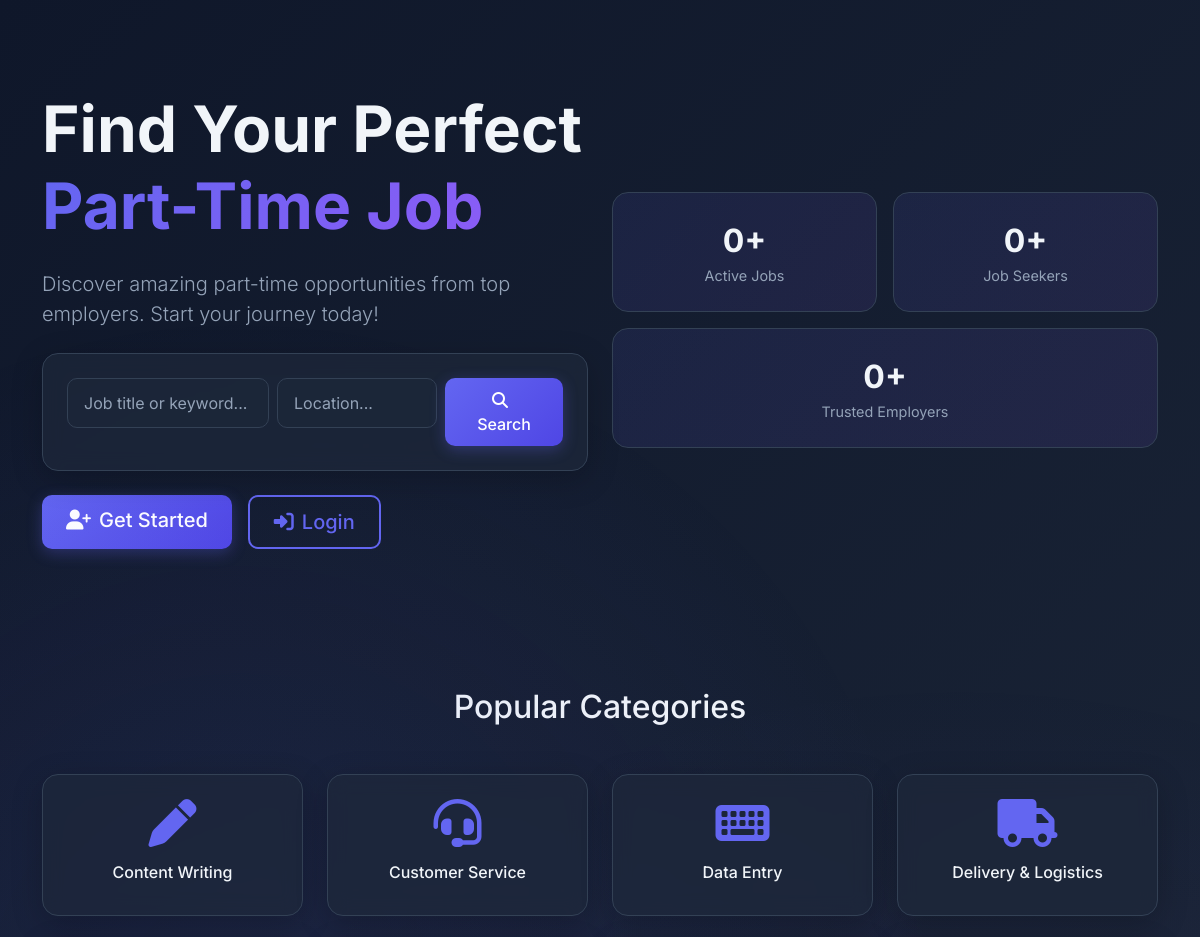
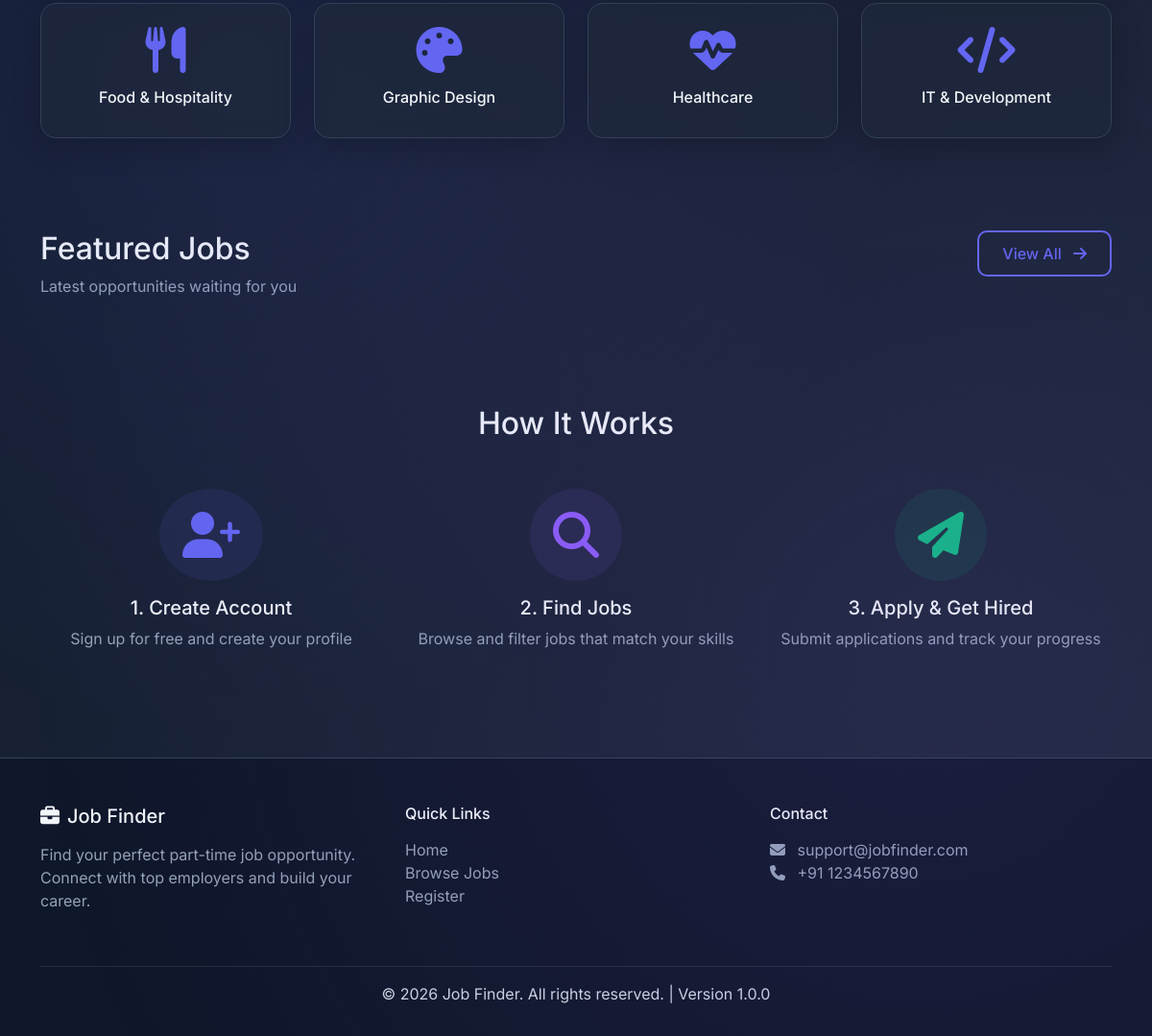
The page / on the database its author committed (2 pictures, top to bottom).
### tables this page shows
CREATE TABLE job_categories (
    id INT PRIMARY KEY AUTO_INCREMENT,
    name VARCHAR(100) NOT NULL UNIQUE,
    icon VARCHAR(50),
    created_at TIMESTAMP DEFAULT CURRENT_TIMESTAMP
);

### includes/functions.php (called while the page is built, shortened)
<?php
function is_authenticated() {
    return isset($_SESSION['user_id']) && !empty($_SESSION['user_id']);
}
function get_job_categories() {
    $sql = "SELECT * FROM job_categories ORDER BY name ASC";
    return db_fetch_all($sql);
}

### config/database.php (called while the page is built, shortened)
<?php
try {
    $dsn = "mysql:host=" . DB_HOST . ";dbname=" . DB_NAME . ";charset=utf8mb4";
    $options = [
        PDO::ATTR_ERRMODE            => PDO::ERRMODE_EXCEPTION,
        PDO::ATTR_DEFAULT_FETCH_MODE => PDO::FETCH_ASSOC,
        PDO::ATTR_EMULATE_PREPARES   => false,
        PDO::ATTR_PERSISTENT         => true
    ];
    $pdo = new PDO($dsn, DB_USER, DB_PASS, $options);
} catch (PDOException $e) {
    error_log("Database Connection Error: " . $e->getMessage());
    die("Database connection failed. Please try again later.");
}
function db_query($sql, $params = []) {
    global $pdo;
    try {
        $stmt = $pdo->prepare($sql);
        $stmt->execute($params);
        return $stmt;
    } catch (PDOException $e) {
        error_log("Query Error: " . $e->getMessage());
        throw $e;
    }
}
function db_fetch($sql, $params = []) {
    $stmt = db_query($sql, $params);
    return $stmt->fetch();
}
function db_fetch_all($sql, $params = []) {
    $stmt = db_query($sql, $params);
    return $stmt->fetchAll();
}

### index.php (the view, shortened to what this page needs)
<?php
$categories = get_job_categories();
$total_jobs = db_fetch("SELECT COUNT(*) as count FROM jobs WHERE status = 'active'")['count'];
$total_users = db_fetch("SELECT COUNT(*) as count FROM users WHERE role = 'user'")['count'];
$total_agents = db_fetch("SELECT COUNT(*) as count FROM users WHERE role = 'agent'")['count'];
?>
<!DOCTYPE html>
<html lang="en">
<head>
    <link href="https://cdn.jsdelivr.net/npm/bootstrap@5.3.0/dist/css/bootstrap.min.css" rel="stylesheet">
    <link rel="stylesheet" href="https://cdnjs.cloudflare.com/ajax/libs/font-awesome/6.4.0/css/all.min.css">
    <link rel="stylesheet" href="<?php echo APP_URL; ?>/assets/css/style.css">
</head>
<body>
    <section class="hero-section py-5" style="min-height: 80vh; display: flex; align-items: center;">
        <div class="container">
            <div class="row align-items-center">
                <div class="col-lg-6 mb-5 mb-lg-0">
                    <h1 class="display-3 fw-bold mb-4">
                        Find Your Perfect <br>
                        <span style="background: linear-gradient(135deg, var(--primary-color), var(--secondary-color)); -webkit-background-clip: text; -webkit-text-fill-color: transparent;">
                            Part-Time Job
                        </span>
                    </h1>
                    <p class="lead text-muted mb-4">
                        Discover amazing part-time opportunities from top employers. Start your journey today!
                    </p>
                    <div class="card mb-4">
                        <div class="card-body">
                            <form action="user/browse_jobs.php" method="GET">
                                <div class="row g-2">
                                    <div class="col-md-5">
                                        <input type="text" class="form-control" name="search" placeholder="Job title or keyword...">
                                    </div>
                                    <div class="col-md-4">
                                        <input type="text" class="form-control" name="location" placeholder="Location...">
                                    </div>
                                    <div class="col-md-3">
                                        <button type="submit" class="btn btn-primary w-100">
                                            <i class="fas fa-search me-2"></i>Search
                                        </button>
                                    </div>
                                </div>
                            </form>
                        </div>
                    </div>
                    <div class="d-flex gap-3">
                        <?php if (is_authenticated()): ?>
                            <a href="user/browse_jobs.php" class="btn btn-primary btn-lg">
                                <i class="fas fa-search me-2"></i>Browse Jobs
                            </a>
                        <?php else: ?>
                            <a href="auth/register.php" class="btn btn-primary btn-lg">
                                <i class="fas fa-user-plus me-2"></i>Get Started
                            </a>
                            <a href="auth/login.php" class="btn btn-outline-primary btn-lg">
                                <i class="fas fa-sign-in-alt me-2"></i>Login
                            </a>
                        <?php endif; ?>
                    </div>
                </div>
                <div class="col-lg-6">
                    <div class="row g-3">
                        <div class="col-6">
                            <div class="stats-card text-center">
                                <div class="value"><?php echo $total_jobs; ?>+</div>
                                <div class="label">Active Jobs</div>
                            </div>
                        </div>
                        <div class="col-6">
                            <div class="stats-card text-center">
                                <div class="value"><?php echo $total_users; ?>+</div>
                                <div class="label">Job Seekers</div>
                            </div>
                        </div>
                        <div class="col-12">
                            <div class="stats-card text-center">
                                <div class="value"><?php echo $total_agents; ?>+</div>
                                <div class="label">Trusted Employers</div>
                            </div>
                        </div>
                    </div>
                </div>
            </div>
        </div>
    </section>
    <section class="py-5">
        <div class="container">
            <h2 class="text-center mb-5">Popular Categories</h2>
            <div class="row g-4">
                <?php foreach (array_slice($categories, 0, 8) as $category): ?>
                    <div class="col-md-3 col-sm-6">
                        <a href="user/browse_jobs.php?category=<?php echo urlencode($category['name']); ?>"
                           class="text-decoration-none">
                            <div class="card text-center h-100">
                                <div class="card-body">
                                    <i class="fas <?php echo $category['icon']; ?> fa-3x mb-3"
                                       style="color: var(--primary-color);"></i>
                                    <h6><?php echo htmlspecialchars($category['name']); ?></h6>
                                </div>
                            </div>
                        </a>
                    </div>
                <?php endforeach; ?>
            </div>
        </div>
    </section>
    <section class="py-5">
        <div class="container">
            <div class="row mb-4">
                <div class="col">
                    <h2>Featured Jobs</h2>
                    <p class="text-muted">Latest opportunities waiting for you</p>
                </div>
                <div class="col-auto">
                    <a href="user/browse_jobs.php" class="btn btn-outline-primary">
                        View All <i class="fas fa-arrow-right ms-2"></i>
                    </a>
                </div>
            </div>
        </div>
    </section>
    <section class="py-5">
        <div class="container">
            <h2 class="text-center mb-5">How It Works</h2>
            <div class="row g-4">
                <div class="col-md-4 text-center">
                    <div class="mb-3">
                        <div class="d-inline-block p-4 rounded-circle" style="background: rgba(99, 102, 241, 0.1);">
                            <i class="fas fa-user-plus fa-3x" style="color: var(--primary-color);"></i>
                        </div>
                    </div>
                    <h5>1. Create Account</h5>
                    <p class="text-muted">Sign up for free and create your profile</p>
                </div>
                <div class="col-md-4 text-center">
                    <div class="mb-3">
                        <div class="d-inline-block p-4 rounded-circle" style="background: rgba(139, 92, 246, 0.1);">
                            <i class="fas fa-search fa-3x" style="color: var(--secondary-color);"></i>
                        </div>
                    </div>
                    <h5>2. Find Jobs</h5>
                    <p class="text-muted">Browse and filter jobs that match your skills</p>
                </div>
                <div class="col-md-4 text-center">
                    <div class="mb-3">
                        <div class="d-inline-block p-4 rounded-circle" style="background: rgba(16, 185, 129, 0.1);">
                            <i class="fas fa-paper-plane fa-3x" style="color: var(--success-color);"></i>
                        </div>
                    </div>
                    <h5>3. Apply & Get Hired</h5>
                    <p class="text-muted">Submit applications and track your progress</p>
                </div>
            </div>
        </div>
    </section>
    <?php require_once __DIR__ . '/includes/footer.php'; ?>
</body>
</html>

### includes/footer.php (shortened to what this page needs)
    <footer class="footer mt-5">
        <div class="container">
            <div class="row">
                <div class="col-md-4 mb-4">
                    <h5><i class="fas fa-briefcase me-2"></i><?php echo APP_NAME; ?></h5>
                    <p class="text-muted">Find your perfect part-time job opportunity. Connect with top employers and build your career.</p>
                </div>
                <div class="col-md-4 mb-4">
                    <h6>Quick Links</h6>
                    <ul class="list-unstyled">
                        <li><a href="<?php echo APP_URL; ?>" class="text-muted">Home</a></li>
                        <li><a href="<?php echo APP_URL; ?>/user/browse_jobs.php" class="text-muted">Browse Jobs</a></li>
                        <li><a href="<?php echo APP_URL; ?>/auth/register.php" class="text-muted">Register</a></li>
                    </ul>
                </div>
                <div class="col-md-4 mb-4">
                    <h6>Contact</h6>
                    <p class="text-muted">
                        <i class="fas fa-envelope me-2"></i> support@jobfinder.com<br>
                        <i class="fas fa-phone me-2"></i> +91 1234567890
                    </p>
                </div>
            </div>
            <hr class="border-secondary">
            <div class="text-center text-muted">
                <p>&copy; <?php echo date('Y'); ?> <?php echo APP_NAME; ?>. All rights reserved. | Version <?php echo APP_VERSION; ?></p>
            </div>
        </div>
    </footer>
</body>
</html>

### assets/css/style.css (style rules this page uses)
:root { --primary-color: #6366f1; --primary-dark: #4f46e5; --secondary-color: #8b5cf6; --success-color: #10b981; --warning-color: #f59e0b; --danger-color: #ef4444; --dark-bg: #0f172a; --dark-card: #1e293b; --dark-border: #334155; --text-primary: #f1f5f9; --text-secondary: #cbd5e1; --text-muted: #94a3b8; }
* { margin: 0; padding: 0; box-sizing: border-box; }
body { font-family: 'Inter', sans-serif; background: linear-gradient(135deg, #0f172a 0%, #1e293b 100%); color: var(--text-primary); min-height: 100vh; position: relative; }
body::before { content: ''; position: fixed; top: 0; left: 0; width: 100%; height: 100%; background: radial-gradient(circle at 20% 50%, rgba(99, 102, 241, 0.1) 0%, transparent 50%), radial-gradient(circle at 80% 80%, rgba(139, 92, 246, 0.1) 0%, transparent 50%); pointer-events: none; z-index: 0; }
.card { background: rgba(30, 41, 59, 0.7); backdrop-filter: blur(10px); border: 1px solid var(--dark-border); border-radius: 16px; box-shadow: 0 8px 32px rgba(0, 0, 0, 0.2); transition: all 0.3s ease; }
.card-body { padding: 1.5rem; }
.btn { border-radius: 10px; padding: 0.625rem 1.5rem; font-weight: 500; transition: all 0.3s ease; border: none; }
.btn-primary { background: linear-gradient(135deg, var(--primary-color), var(--primary-dark)); color: white; box-shadow: 0 4px 15px rgba(99, 102, 241, 0.3); }
.btn-outline-primary { border: 2px solid var(--primary-color); color: var(--primary-color); background: transparent; }
.form-control, .form-select { background: rgba(30, 41, 59, 0.5); border: 1px solid var(--dark-border); border-radius: 10px; color: var(--text-primary); padding: 0.75rem 1rem; transition: all 0.3s ease; }
.form-control::placeholder { color: var(--text-muted); }
.stats-card { background: linear-gradient(135deg, rgba(99, 102, 241, 0.1), rgba(139, 92, 246, 0.1)); border: 1px solid var(--dark-border); border-radius: 16px; padding: 1.5rem; transition: all 0.3s ease; }
.stats-card .value { font-size: 2rem; font-weight: 700; color: var(--text-primary); }
.stats-card .label { color: var(--text-muted); font-size: 0.9rem; }
.footer { background: rgba(15, 23, 42, 0.95); border-top: 1px solid var(--dark-border); padding: 3rem 0 1rem; margin-top: 4rem; }
.footer h5, .footer h6 { color: var(--text-primary); margin-bottom: 1rem; }
.footer a { color: var(--text-muted); text-decoration: none; transition: color 0.3s ease; }
h1, h2, h3, h4, h5, h6 { color: var(--text-primary) !important; }
p { color: var(--text-secondary) !important; }
.text-muted { color: var(--text-muted) !important; }
.card-body h5, .card-body h6 { color: var(--text-primary) !important; }

### rows shown on the page
job_categories: name "Content Writing"
job_categories: name "Customer Service"
job_categories: name "Data Entry"
job_categories: name "Delivery & Logistics"
job_categories: name "Food & Hospitality"
job_categories: name "Graphic Design"
job_categories: name "Healthcare"
job_categories: name "IT & Development"

### other values the page prints
$total_jobs "0"
$total_users "0"
$total_agents "0"
APP_NAME "Job Finder"
APP_VERSION "1.0.0"
